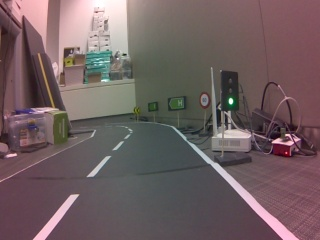
#> input picture jetracer3/capture/281.jpg, 320 x 240 px
$ python -i line_detect.py   (imports and definitions only)
#> lines starting #> are read from the running program, lines starting #| are printed output that depends on the picture; after the words box and inside, x2 and y2 are one past the last pixel; in counts of white or black regions, pixels touching at a corner belong together
#> further down, picture is the input picture: shape (240, 320, 3); mean B, G, R 96.7, 95.2, 112
### jetracer3/utils/PID.py
import time
from datetime import datetime
import queue

class PIDController():
    def __init__(self, last_time):
        self.__p_gain = 0
        self.__i_gain = 0
        self.__d_gain = 0
        self.__cur_time = 0
        self.__last_time = last_time
        self.__error_theta = 0
        self.__error_sum = 0
        self.__pre_error_theta = 0
        self.__sum_queue = queue.Queue()

    def set_gain(self,p_gain, i_gain, d_gain):
        self.__p_gain = p_gain
        self.__i_gain = i_gain
        self.__d_gain = d_gain

    # [4 lines left out: function get_dt, not called in this run]

    def set_last_time(self):
        self.__last_time = round(datetime.utcnow().timestamp() * 1000)

    # [8 lines left out: function set_error_sum, not called in this run]

    def set_pre_error_theta(self, theta):
        self.__pre_error_theta = theta

    # [19 lines left out: function equation, not called in this run]

### jetracer3/linedetect/line_detect.py
import cv2
import numpy as np

from utils import PID
from datetime import datetime
from _collections import deque

class LineDetector:
    def __init__(self):
        self.line_retval = False
        self.angle = 0
        self.__road_half_width_list = deque(maxlen=10)
        self.__road_half_width_list.append(165)
        self.__pid_controller = PID.PIDController(round(datetime.utcnow().timestamp() * 1000))
        # self.__pid_controller.set_gain(0.63, -0.001, 0.23)
        self.__pid_controller.set_gain(0.65, 0.0, 0.3)
        self.presentroad = 1
        self.precenter = 0
        self.crosswalk = False
        self.leftCorner = False
        self.rightCorner = False

    def line_detect(self, frame):
        # =======================편한 사이즈로 재조정=========================
        # frame = cv2.resize(frame, dsize=(320, 240))

        # =======================흑백 컬러로 변환============================
        img_gray = cv2.cvtColor(frame, cv2.COLOR_BGR2GRAY)
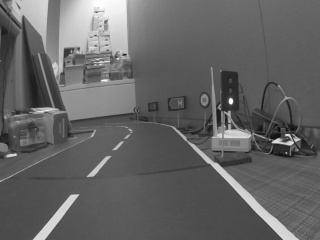
#> img_gray: shape (240, 320); min 9, max 255, mean 100.4

        # =========================가우시안 블러 처리, 노이즈 제거=========================
        blur_gray = cv2.GaussianBlur(img_gray, (5, 5), 0)
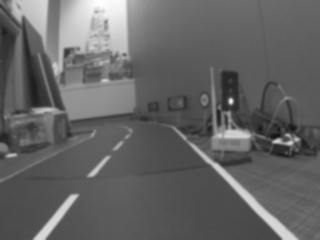
#> blur_gray: shape (240, 320); min 20, max 254, mean 100.4

        # =========================threshold 처리=====================================
        th, img_th = cv2.threshold(blur_gray, 165, 255, cv2.THRESH_BINARY)
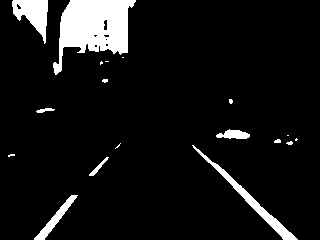
#> img_th: shape (240, 320); 7.9% white; 18 white regions (10 under 20 px), largest, box (x1, y1, x2, y2) and area: (53, 0, 136, 75) 3459, (192, 145, 298, 240) 886, (12, 0, 48, 44) 842

        # =========================close morphology : 구멍이 채워지고 좀 더 뚜렷해짐=========================
        kernel = np.ones((5, 5), np.uint8)
        img_morph = cv2.morphologyEx(img_th.astype(np.uint8), cv2.MORPH_CLOSE, kernel)
#> img_morph: shape (240, 320); 8.1% white; 16 white regions (7 under 20 px), largest, box (x1, y1, x2, y2) and area: (53, 0, 136, 75) 3566, (192, 145, 298, 240) 887, (12, 0, 48, 44) 858

        # =========================Canny 윤곽선 검출=========================
        edges = cv2.Canny(img_morph, 50, 200)
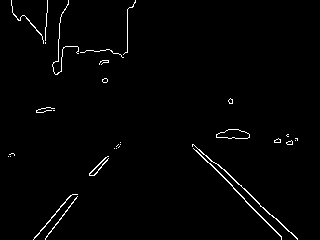
#> edges: shape (240, 320); 1.5% white in thin lines or dots

        # =========================ROI=============================================================
        mask = np.zeros_like(img_gray)
        ignore_mask_color = 255
        height, width = img_gray.shape
#> height = 240; width = 320
        # 320(w) x 240(h)일 때의 ROI/ 테스트 완료
        vertices = np.array([[(0, height),
                              (40, height / 2),
                              (width-40, height / 2),
                              (width, height)]], dtype=np.int32)

        # vertices = np.array([[(0, height),
        #                       (0, height - 50),
        #                       (45, height / 2),
        #                       (width - 45, height / 2),
        #                       (width, height - 50),
        #                       (width, height)]], dtype=np.int32)

        cv2.fillPoly(mask, vertices, ignore_mask_color)
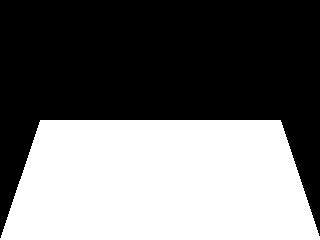
#> mask: shape (240, 320); 43.9% white; 1 white region, box (x1, y1, x2, y2) and area: (0, 120, 320, 240) 33699
        test_img = cv2.bitwise_and(edges, mask)
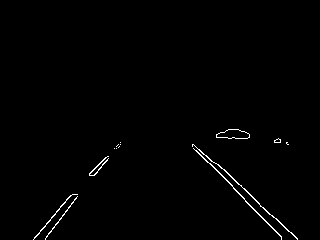
#> test_img: shape (240, 320); 0.89% white in thin lines or dots, all inside (x1, y1, x2, y2) = (33, 129, 298, 240)

        # =============================================
        masked_img = cv2.bitwise_and(img_th, mask)
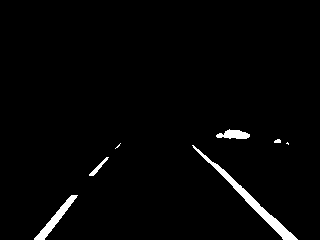
#> masked_img: shape (240, 320); 2.2% white; 7 white regions (2 under 20 px), largest, box (x1, y1, x2, y2) and area: (192, 145, 298, 240) 886, (34, 195, 78, 240) 419, (216, 129, 250, 139) 222, (89, 157, 109, 176) 88, (274, 139, 281, 143) 23

        if masked_img[200][300] == 255:
            self.rightCorner = True
        else:
            self.rightCorner = False

        if masked_img[200][20] == 255:
            self.leftCorner = True
        else:
            self.leftCorner = False

        histogramleft = np.sum(test_img[:, :test_img.shape[1] // 2], axis=1)
#> histogramleft = 240 values, max 1530 at index 175, min 0 at index 0, mean 241.2
        histogramright = np.sum(test_img[:, test_img.shape[1] // 2:], axis=1)
#> histogramright = 240 values, max 4590 at index 138, min 0 at index 0, mean 482.4

        leftflag = 0
        cnt = 0
        for i in histogramleft:
            if leftflag == 0 and i > 1000:
                leftflag = 1
            elif leftflag == 1 and i == 0:
                leftflag = 2
            elif leftflag == 2 and i == 0:
                cnt += 1
                if cnt > 50:
                    self.presentroad = 2
#> this loop made 240 passes
#> leftflag on passes 161, 177: 1, 2
#> after the loop, cnt = 17; leftflag = 2
        # print("left cnt :", cnt)

        rightflag = 0
        cnt = 0
        for i in histogramright:
            if rightflag == 0 and i > 1000:
                rightflag = 1
            elif rightflag == 1 and i == 0:
                rightflag = 2
            elif rightflag == 2 and i == 0:
                cnt += 1
                if cnt > 50:
                    self.presentroad = 1
#> this loop made 240 passes
#> after the loop, cnt = 0; rightflag = 1

        # print("right cnt : ", cnt)
        print("현재 차선 :", self.presentroad, "차선")

        histogram = np.sum(test_img[:, :], axis=0)
#> histogram = 320 values, max 2040 at index 249, min 0 at index 0, mean 542.7

        mean = np.mean(histogram)
#> mean = 542.7
        # print("평균값 : ", mean)
        if mean > 800:
            self.crosswalk = True
        else:
            self.crosswalk = False

        # =========================Hough Transform을 이용한 직선 검출, 리턴된 lines는 (n, 1, 4)의 shape을 가진다.(n : 검출된 직선의 개수) =========================
        # threshold : 높을 수록 정확도는 올라가고, 적은 선을 찾음, 낮으면 많은 직선을 찾지만 대부분의 직선을 찾음
        # minLineLength : 찾을 직선의 최소 길이, maxLineGap : 선과의 최대 간격
        lines = cv2.HoughLinesP(test_img, 1, np.pi / 180, 30, minLineLength=10, maxLineGap=20)
#> lines = [[216, 163, 297, 238], [192, 145, 281, 237], [45, 239, 73, 202], [33, 239, 70, 195], [65, 211, 120, 142], [237, 183, 292, 233], [89, 174, 105, 157], [193, 148, 215, 168], [199, 149, 213, 162], [216, 137, 247, 138]]

        if lines is None:
            self.line_retval = False
            return None, None

        if lines.shape[0] == 1:
            line_arr = lines[0, :, :]
        else:
            line_arr = lines.squeeze()
#> line_arr has the same summary as lines

        # 기울기 구하기
        slope_degree = (np.arctan2(line_arr[:, 1] - line_arr[:, 3], line_arr[:, 0] - line_arr[:, 2]) * 180) / np.pi
#> slope_degree = [-137.2, -134.1, 127.1, 130.1, 128.6, -137.7, 133.3, -137.7, -137.1, -178.2]

        # 수평 기울기 제한
        line_arr = line_arr[np.abs(slope_degree) < 160]
#> line_arr = [[216, 163, 297, 238], [192, 145, 281, 237], [45, 239, 73, 202], [33, 239, 70, 195], [65, 211, 120, 142], [237, 183, 292, 233], [89, 174, 105, 157], [193, 148, 215, 168], [199, 149, 213, 162]]
        slope_degree = slope_degree[np.abs(slope_degree) < 160]
#> slope_degree = [-137.2, -134.1, 127.1, 130.1, 128.6, -137.7, 133.3, -137.7, -137.1]

        # 수직 기울기 제한
        line_arr = line_arr[np.abs(slope_degree) > 95]
        slope_degree = slope_degree[np.abs(slope_degree) > 95]

        # 필터링된 직선 버리기
        L_lines, R_lines = line_arr[(slope_degree > 0), :], line_arr[(slope_degree < 0), :]
#> L_lines = [[45, 239, 73, 202], [33, 239, 70, 195], [65, 211, 120, 142], [89, 174, 105, 157]]; R_lines = [[216, 163, 297, 238], [192, 145, 281, 237], [237, 183, 292, 233], [193, 148, 215, 168], [199, 149, 213, 162]]

        self.line_retval = True

        return L_lines, R_lines

    # [184 lines left out: functions offset_detect, line_camera, not called in this run]

>>> import cv2
>>> picture = cv2.imread('../capture/281.jpg')
>>> result = LineDetector().line_detect(picture)
